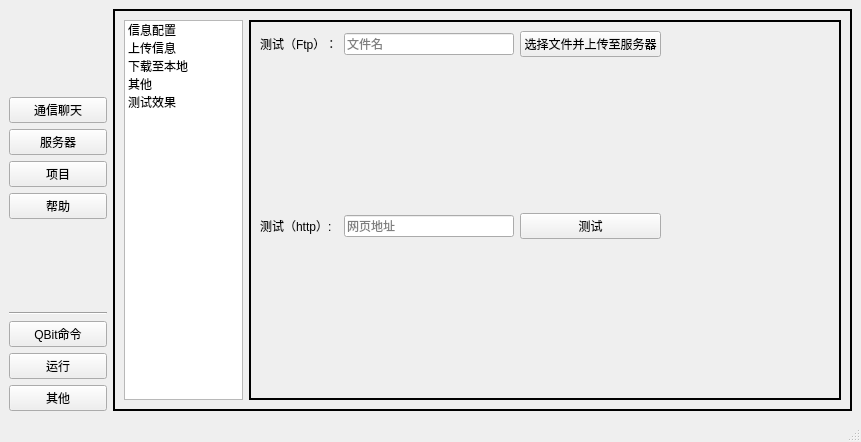
<?xml version="1.0" encoding="UTF-8"?>
<ui version="4.0">
 <class>MainWindow</class>
 <widget class="QMainWindow" name="MainWindow">
  <property name="geometry">
   <rect>
    <x>0</x>
    <y>0</y>
    <width>861</width>
    <height>442</height>
   </rect>
  </property>
  <property name="windowTitle">
   <string>MainWindow</string>
  </property>
  <widget class="QWidget" name="topWindow">
   <property name="enabled">
    <bool>true</bool>
   </property>
   <layout class="QGridLayout" name="gridLayout_2">
    <item row="0" column="0">
     <layout class="QGridLayout" name="topGLayout" columnstretch="2,15">
      <item row="0" column="0">
       <layout class="QVBoxLayout" name="topLeftVLayout">
        <property name="sizeConstraint">
         <enum>QLayout::SetFixedSize</enum>
        </property>
        <item>
         <spacer name="verticalSpacer">
          <property name="orientation">
           <enum>Qt::Vertical</enum>
          </property>
          <property name="sizeHint" stdset="0">
           <size>
            <width>20</width>
            <height>40</height>
           </size>
          </property>
         </spacer>
        </item>
        <item>
         <widget class="QPushButton" name="pushButton_4">
          <property name="text">
           <string>通信聊天</string>
          </property>
         </widget>
        </item>
        <item>
         <widget class="QPushButton" name="pushButton_2">
          <property name="text">
           <string>服务器</string>
          </property>
         </widget>
        </item>
        <item>
         <widget class="QPushButton" name="pushButton_3">
          <property name="text">
           <string>项目</string>
          </property>
         </widget>
        </item>
        <item>
         <widget class="QPushButton" name="pushButton">
          <property name="text">
           <string>帮助</string>
          </property>
         </widget>
        </item>
        <item>
         <spacer name="verticalSpacer_2">
          <property name="orientation">
           <enum>Qt::Vertical</enum>
          </property>
          <property name="sizeHint" stdset="0">
           <size>
            <width>20</width>
            <height>40</height>
           </size>
          </property>
         </spacer>
        </item>
        <item>
         <widget class="Line" name="line">
          <property name="orientation">
           <enum>Qt::Horizontal</enum>
          </property>
         </widget>
        </item>
        <item>
         <widget class="QPushButton" name="pushButton_7">
          <property name="text">
           <string>QBit命令</string>
          </property>
         </widget>
        </item>
        <item>
         <widget class="QPushButton" name="pushButton_6">
          <property name="text">
           <string>运行</string>
          </property>
         </widget>
        </item>
        <item>
         <widget class="QPushButton" name="pushButton_5">
          <property name="text">
           <string>其他</string>
          </property>
         </widget>
        </item>
       </layout>
      </item>
      <item row="0" column="1">
       <widget class="QStackedWidget" name="topRightStack">
        <property name="frameShape">
         <enum>QFrame::WinPanel</enum>
        </property>
        <property name="currentIndex">
         <number>1</number>
        </property>
        <widget class="QWidget" name="topRight_Chat_page">
         <layout class="QGridLayout" name="gridLayout_8">
          <item row="0" column="0">
           <layout class="QGridLayout" name="ChatGLayout"/>
          </item>
         </layout>
        </widget>
        <widget class="QWidget" name="topRight_Server_page">
         <layout class="QGridLayout" name="gridLayout_3">
          <item row="0" column="0">
           <layout class="QGridLayout" name="ServerGLayout" columnstretch="1,5">
            <item row="0" column="1">
             <widget class="QStackedWidget" name="ServerRightStack">
              <property name="frameShape">
               <enum>QFrame::WinPanel</enum>
              </property>
              <property name="currentIndex">
               <number>4</number>
              </property>
              <widget class="QWidget" name="server_infoConfig_page">
               <layout class="QGridLayout" name="gridLayout_10">
                <item row="0" column="1">
                 <layout class="QGridLayout" name="server_infoConfigGLayout">
                  <item row="0" column="5">
                   <spacer name="horizontalSpacer">
                    <property name="orientation">
                     <enum>Qt::Horizontal</enum>
                    </property>
                    <property name="sizeHint" stdset="0">
                     <size>
                      <width>40</width>
                      <height>20</height>
                     </size>
                    </property>
                   </spacer>
                  </item>
                  <item row="0" column="4" rowspan="2">
                   <widget class="QComboBox" name="comboBox_2"/>
                  </item>
                  <item row="0" column="0" rowspan="2">
                   <widget class="QLabel" name="label">
                    <property name="text">
                     <string>服务器公网地址：</string>
                    </property>
                    <property name="alignment">
                     <set>Qt::AlignRight|Qt::AlignTrailing|Qt::AlignVCenter</set>
                    </property>
                   </widget>
                  </item>
                  <item row="0" column="1" rowspan="2">
                   <widget class="QComboBox" name="comboBox"/>
                  </item>
                  <item row="0" column="3" rowspan="2">
                   <widget class="QLabel" name="label_2">
                    <property name="text">
                     <string>端口：</string>
                    </property>
                    <property name="alignment">
                     <set>Qt::AlignRight|Qt::AlignTrailing|Qt::AlignVCenter</set>
                    </property>
                   </widget>
                  </item>
                  <item row="2" column="4">
                   <spacer name="verticalSpacer_3">
                    <property name="orientation">
                     <enum>Qt::Vertical</enum>
                    </property>
                    <property name="sizeHint" stdset="0">
                     <size>
                      <width>20</width>
                      <height>40</height>
                     </size>
                    </property>
                   </spacer>
                  </item>
                 </layout>
                </item>
               </layout>
              </widget>
              <widget class="QWidget" name="server_load_page"/>
              <widget class="QWidget" name="server_download_page"/>
              <widget class="QWidget" name="server_others_page"/>
              <widget class="QWidget" name="server_test_page">
               <layout class="QGridLayout" name="gridLayout_13">
                <item row="0" column="1">
                 <layout class="QGridLayout" name="server_testGLayout">
                  <item row="0" column="0">
                   <widget class="QLabel" name="label_3">
                    <property name="text">
                     <string>测试（Ftp）：</string>
                    </property>
                   </widget>
                  </item>
                  <item row="1" column="0" rowspan="2">
                   <widget class="QLabel" name="label_4">
                    <property name="text">
                     <string>测试（http）:</string>
                    </property>
                   </widget>
                  </item>
                  <item row="0" column="1">
                   <widget class="QLineEdit" name="lineEdit">
                    <property name="placeholderText">
                     <string>文件名</string>
                    </property>
                   </widget>
                  </item>
                  <item row="1" column="1" rowspan="2">
                   <widget class="QLineEdit" name="lineEdit_2">
                    <property name="text">
                     <string/>
                    </property>
                    <property name="placeholderText">
                     <string>网页地址</string>
                    </property>
                   </widget>
                  </item>
                  <item row="0" column="4" rowspan="3">
                   <spacer name="horizontalSpacer_2">
                    <property name="orientation">
                     <enum>Qt::Horizontal</enum>
                    </property>
                    <property name="sizeHint" stdset="0">
                     <size>
                      <width>40</width>
                      <height>20</height>
                     </size>
                    </property>
                   </spacer>
                  </item>
                  <item row="1" column="2" rowspan="2" colspan="2">
                   <widget class="QPushButton" name="pushButton_9">
                    <property name="text">
                     <string>测试</string>
                    </property>
                   </widget>
                  </item>
                  <item row="0" column="2" colspan="2">
                   <widget class="QPushButton" name="pushButton_8">
                    <property name="text">
                     <string>选择文件并上传至服务器</string>
                    </property>
                   </widget>
                  </item>
                 </layout>
                </item>
               </layout>
              </widget>
             </widget>
            </item>
            <item row="0" column="0">
             <widget class="QListWidget" name="ServerLeftList">
              <item>
               <property name="text">
                <string>信息配置</string>
               </property>
              </item>
              <item>
               <property name="text">
                <string>上传信息</string>
               </property>
              </item>
              <item>
               <property name="text">
                <string>下载至本地</string>
               </property>
              </item>
              <item>
               <property name="text">
                <string>其他</string>
               </property>
              </item>
              <item>
               <property name="text">
                <string>测试效果</string>
               </property>
              </item>
             </widget>
            </item>
           </layout>
          </item>
         </layout>
        </widget>
        <widget class="QWidget" name="topRight_Help_page">
         <layout class="QGridLayout" name="gridLayout_14">
          <item row="0" column="0">
           <layout class="QGridLayout" name="HelpGLayout">
            <item row="0" column="0">
             <widget class="QTabWidget" name="help_tab">
              <property name="currentIndex">
               <number>1</number>
              </property>
              <widget class="QWidget" name="qtHelpSource">
               <attribute name="title">
                <string>开发人员信息</string>
               </attribute>
              </widget>
              <widget class="QWidget" name="personInfo">
               <attribute name="title">
                <string>Qt开发扩展信息</string>
               </attribute>
              </widget>
             </widget>
            </item>
           </layout>
          </item>
         </layout>
        </widget>
        <widget class="QWidget" name="topRight_Project_page">
         <layout class="QGridLayout" name="gridLayout_6">
          <item row="0" column="0">
           <layout class="QGridLayout" name="ProjectGLayout"/>
          </item>
         </layout>
        </widget>
       </widget>
      </item>
     </layout>
    </item>
   </layout>
  </widget>
  <widget class="QMenuBar" name="menubar">
   <property name="geometry">
    <rect>
     <x>0</x>
     <y>0</y>
     <width>861</width>
     <height>22</height>
    </rect>
   </property>
  </widget>
  <widget class="QStatusBar" name="statusbar"/>
 </widget>
 <resources/>
 <connections>
  <connection>
   <sender>ServerLeftList</sender>
   <signal>currentRowChanged(int)</signal>
   <receiver>ServerRightStack</receiver>
   <slot>setCurrentIndex(int)</slot>
   <hints>
    <hint type="sourcelabel">
     <x>224</x>
     <y>200</y>
    </hint>
    <hint type="destinationlabel">
     <x>358</x>
     <y>202</y>
    </hint>
   </hints>
  </connection>
 </connections>
</ui>
